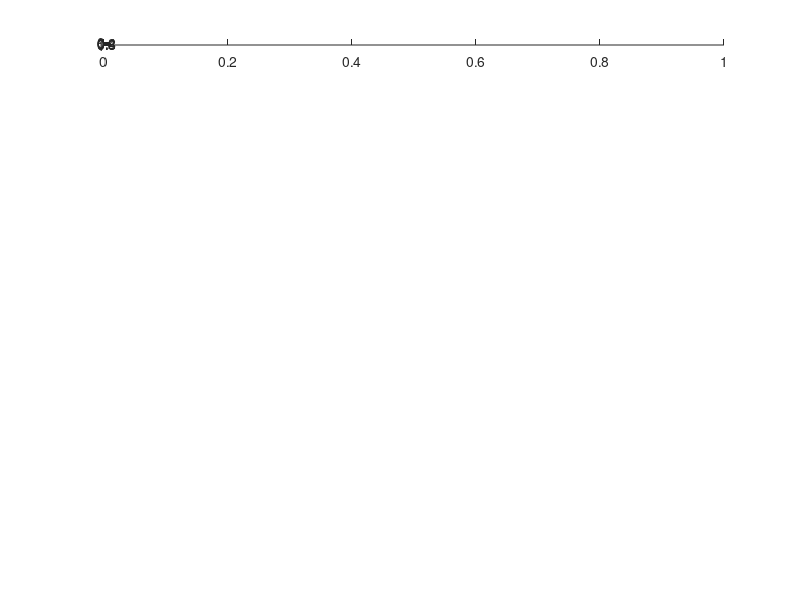

The MATLAB script that drew this image: (Note: this script raises an error after producing the figure.)
%list of advertised names; see doc graph3d
colormap_names = {'parula', 'jet', 'hsv', ...
    'hot', 'cool', 'spring', 'summer', 'autumn', 'winter', ...
    'gray', 'bone', 'copper', 'pink', ...
    'flag', 'lines', 'colorcube', 'vga', 'prism', 'white'};
nmaps = numel(colormap_names);

margin = 0.1; %how much to shift the left side of the axes in order
  %to leave room for labels

for j = 1:nmaps
    %set a subplot
    subplot(nmaps, 1, j);
    
    %make an image of the colormap and display it
    cmap = colormap(colormap_names{j});
    cmap_img = ind2rgb(1:size(cmap, 1), cmap);
    image(cmap_img); ticksoff;
    
    %inset the axes to make room for text
    ah = gca;
    pos = get(ah, 'position');
    set(ah, 'position', ...
        [pos(1) + margin, pos(2), pos(3) - margin, pos(4)]);
    
    %plop some text down; i experimented with the positioning to get
    %something that looked OK
    text(-2, .75, colormap_names{j}, 'horizontalalignment', 'right', ...
        'verticalalignment', 'middle', 'fontsize', 12, ...
        'units', 'characters');
end